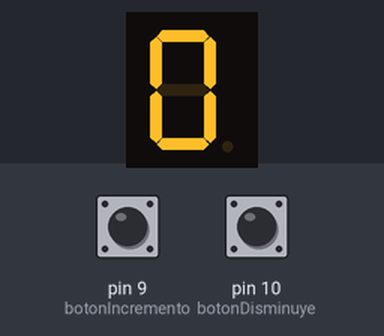
Simulated run of this sketch. Board: Arduino Uno, built with avr-gcc and run on an emulated ATmega328P. Parts: 1-digit seven-segment display. Wiring (inferred from the names in the program): 1-digit 7-segment display, segments lit when LOW: segments pin 2, pin 3, pin 4, pin 5, pin 6, pin 7, pin 8. Inputs (shaded band) come from the test bench; at power-on: pin 9 (botonIncremento) HIGH, pin 10 (botonDisminuye) HIGH. The segment pins are drawn as the display they are named for.

Above: at 1.2 s.
1.3 s: pin 9 (botonIncremento) pulled LOW for 0.15 s
At 2.6 s:
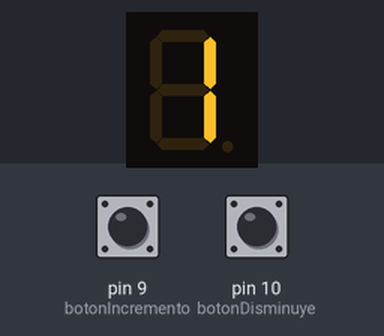
2.9 s: pin 9 (botonIncremento) pulled LOW for 1 s
At 5.3 s:
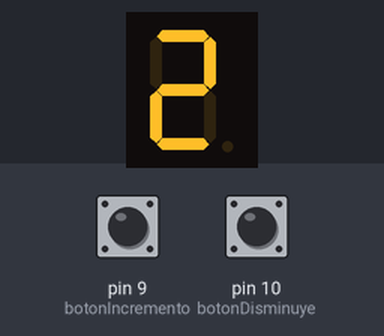
Timing chart, 0 to 6.8 s (numbered marks = the images above; inputs shaded):
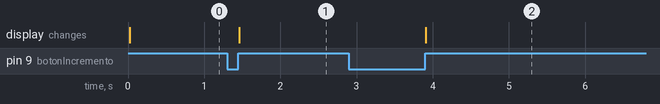

The sketch:

dled.ino
```cpp
const int a = 2;                 //segmentos del display
const int b = 3;
const int c = 4;
const int d = 5;
const int e = 6;
const int f = 7;
const int g = 8;
const int botonIncremento = 9;   //pin del boton incrementa
const int botonDisminuye = 10;   //pin del boton disminuye

const int tiempoAntirebote = 10;
int cuenta = 0;
int estadoBotonIncremento;
int estadoBotonAnteriorIncremento;
int estadoBotonDisminuye;
int estadoBotonAnteriorDisminuye;

boolean antiRebote(int pin) {  //funcion de tipo boleano
  int contador = 0;
  boolean estado;              //guarda el estado del boton
  boolean estadoAnterior;      //guarda el estado anterior del boton

  do {                             //la funcion "do" contiene una serie de instrucciones
                                   //que se repiten en base a una condicion
    estado = digitalRead(pin);
    if(estado != estadoAnterior) {  //comparamos el estado actual con el anterior
      contador = 0;                 //reiniciamos el contador
      estadoAnterior = estado;
    }
    else {
      contador = contador + 1;     //aumentamos el contador en 1
    }
    delay(1);
  } while(contador < tiempoAntirebote); //condicion que se debe de dar para que
                                        //la funcion "do" ejecute sus instrucciones
  return estado;
}

void actualizarNumero() {
  switch(cuenta) {        //funcion "switch" sirve´para preguntar el valor de una variable
                          //en este caso la variable "cuenta"
   case 0:                //casos para cada valor de cuenta
   digitalWrite(a, LOW);
   digitalWrite(b, LOW);
   digitalWrite(c, LOW);
   digitalWrite(d, LOW);
   digitalWrite(e, LOW);
   digitalWrite(f, LOW);
   digitalWrite(g, HIGH);
   break;                //corta o detiene a la funcion switch
   case 1:
   digitalWrite(a, HIGH);
   digitalWrite(b, LOW);
   digitalWrite(c, LOW);
   digitalWrite(d, HIGH);
   digitalWrite(e, HIGH);
   digitalWrite(f, HIGH);
   digitalWrite(g, HIGH);
   break;
   case 2:
   digitalWrite(a, LOW);
   digitalWrite(b, LOW);
   digitalWrite(c, HIGH);
   digitalWrite(d, LOW);
   digitalWrite(e, LOW);
   digitalWrite(f, HIGH);
   digitalWrite(g, LOW);
   break;
   case 3:
   digitalWrite(2,LOW);
   digitalWrite(3,LOW);
   digitalWrite(4,LOW);
   digitalWrite(5,LOW);
   digitalWrite(6,HIGH);
   digitalWrite(7,HIGH);
   digitalWrite(8,LOW);

   break;
   case 4:
   digitalWrite(2,HIGH);
   digitalWrite(3,LOW);
   digitalWrite(4,LOW);
   digitalWrite(5,HIGH);
   digitalWrite(6,HIGH);
   digitalWrite(7,LOW);
   digitalWrite(8,LOW);

   break;
   case 5:
   digitalWrite(2,LOW);
   digitalWrite(3,HIGH);
   digitalWrite(4,LOW);
   digitalWrite(5,LOW);
   digitalWrite(6,HIGH);
   digitalWrite(7,LOW);
   digitalWrite(8,LOW);

   break;
   case 6:
   digitalWrite(2,LOW);
   digitalWrite(3,HIGH);
   digitalWrite(4,LOW);
   digitalWrite(5,LOW);
   digitalWrite(6,LOW);
   digitalWrite(7,LOW);
   digitalWrite(8,LOW);

   break;
   case 7:
   digitalWrite(2,LOW);
   digitalWrite(3,LOW);
   digitalWrite(4,LOW);
   digitalWrite(5,HIGH);
   digitalWrite(6,HIGH);
   digitalWrite(7,HIGH);
   digitalWrite(8,HIGH);

   break;
   case 8:
   digitalWrite(2,LOW);
   digitalWrite(3,LOW);
   digitalWrite(4,LOW);
   digitalWrite(5,LOW);
   digitalWrite(6,LOW);
   digitalWrite(7,LOW);
   digitalWrite(8,LOW);

   break;
   case 9:
   digitalWrite(2,LOW);
   digitalWrite(3,LOW);
   digitalWrite(4,LOW);
   digitalWrite(5,HIGH);
   digitalWrite(6,HIGH);
   digitalWrite(7,LOW);
   digitalWrite(8,LOW);

   break;
  }

}

void setup() {
  pinMode(a, OUTPUT);  //Declaramos los pines del display como salida
  pinMode(b, OUTPUT);
  pinMode(c, OUTPUT);
  pinMode(d, OUTPUT);
  pinMode(e, OUTPUT);
  pinMode(f, OUTPUT);
  pinMode(g, OUTPUT);
  pinMode(botonIncremento, INPUT); //declaramos los pines de los botones como entrada
  pinMode(botonDisminuye, INPUT);

}

void loop() {

  estadoBotonIncremento = digitalRead(botonIncremento);     //leemos el estado del boton

  if(estadoBotonIncremento != estadoBotonAnteriorIncremento) {  //si hay cambio con respecto al estado anterior
    if(antiRebote(botonIncremento)) {                //checamos si esta presionado el boton, y si lo estas
    cuenta++;                               //aumentamos la cuenta
    if(cuenta > 9){                      //en caso de que cuanta sea mayor que 9
      cuenta = 9;                           //se detiene en 9
    }
  }
}

 estadoBotonAnteriorIncremento = estadoBotonIncremento; //guardamos el estado del boton

 estadoBotonDisminuye = digitalRead(botonDisminuye);     //leemos el estado del boton

  if(estadoBotonDisminuye != estadoBotonAnteriorDisminuye) {  //si hay cambio con respecto al estado anterior
    if(antiRebote(botonDisminuye)) {                //checamos si esta presionado el boton, y si lo estas
    cuenta--;                               //restamos la cuenta
    if(cuenta < 0) {                        //en caso de que cuenta sea menor que 0
      cuenta = 0;                           //se detiene en 0
    }
  }
}

 estadoBotonAnteriorDisminuye = estadoBotonDisminuye; //guardamos el estado del boton

 actualizarNumero();
 }
```

Measured:
- after the input at 1.3 s, the display: changes after 0.16 s (image 1)
- after the input at 2.9 s, the display: changes after 1.0 s (image 2)
